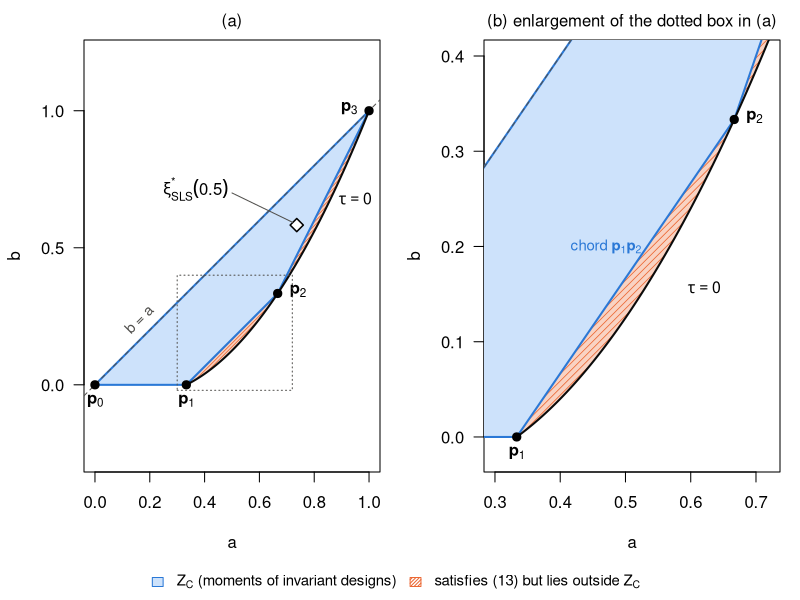

R code for this plot:
## =====================================================================
## Figure 1: the moment polygon Z_C and the positive-definiteness region
## (12) for the SRS model on the cube, k = 3.
##   (a) full view;  (b) enlargement of the lower boundary.
## Self-contained: needs base R only. Output: fig_polygon.pdf
## =====================================================================

k  <- 3
tt <- 0.5                                   # skewness parameter for the marked design

## vertices p_l = (l/k, l(l-1)/(k(k-1))), l = 0, ..., k
l <- 0:k
P <- cbind(a = l / k, b = l * (l - 1) / (k * (k - 1)))

## parabola tau = a + (k-1) b - k a^2 = 0, i.e. b = (k a^2 - a)/(k - 1)
par_b <- function(a) (k * a^2 - a) / (k - 1)

## closed-form reduced R-criterion (13) on the cube
logpsi_cube <- function(a, b, k, t) {
  tau <- a + (k - 1) * b - k * a^2
  if (!(0 < b && b < a && a < 1 && tau > 0)) return(Inf)
  d0 <- (a - b + k * (b - a^2 * t)) / ((1 - t) * tau)
  dq <- (1 + (a^2 - b) / tau) / (a - b)
  log(d0) + k * log(dq) - k * log(a) - k * (k - 1) / 2 * log(b)
}

## R-optimal moments for t = tt: minimise (13) over Z_C, parametrising the
## orbit weights by a softmax so that the moments stay in the polygon
obj <- function(v) {
  w <- exp(c(0, v)); w <- w / sum(w)
  z <- drop(w %*% P)
  logpsi_cube(z[1], z[2], k, tt)
}
fit <- optim(rep(0, k), obj, method = "BFGS", control = list(reltol = 1e-14, maxit = 5000))
w <- exp(c(0, fit$par)); w <- w / sum(w)
z <- drop(w %*% P)                          # (a*, b*) = (0.7362, 0.5828)

## colours (fills light, borders saturated) and drawing helpers
blue_f <- "#cde2fb"; blue <- "#2a78d6"
orng_f <- "#f9d3c3"; orng <- "#eb6834"
ink <- "#0b0b0b"; grey <- "#52514e"

panel <- function(xlim, ylim, main, full) {
  plot(NA, xlim = xlim, ylim = ylim, xlab = "a", ylab = "b", las = 1, main = main,
       font.main = 1, cex.main = 1, asp = if (full) 1 else NA)
  ## strips that satisfy (12) but lie outside Z_C: between tau = 0 and the
  ## lower edges p_l p_{l+1}, l = 1, ..., k - 1 (hatched for print/CVD)
  for (j in 1:(k - 1)) {
    aa <- seq(P[j + 1, 1], P[j + 2, 1], length.out = 300)
    chord <- approx(P[(j + 1):(j + 2), 1], P[(j + 1):(j + 2), 2], aa)$y
    xs <- c(aa, rev(aa)); ys <- c(pmax(par_b(aa), 0), rev(chord))
    polygon(xs, ys, col = orng_f, border = NA)
    polygon(xs, ys, density = if (full) 40 else 20, angle = 45, col = orng,
            border = NA, lwd = 0.8)
  }
  polygon(P[, 1], P[, 2], col = blue_f, border = blue, lwd = 2)     # Z_C
  aa <- seq(1 / k, 1, length.out = 400)
  lines(aa, par_b(aa), lwd = 2, col = ink)                          # tau = 0
  abline(0, 1, lty = 2, col = grey)                                 # b = a
  points(P[, 1], P[, 2], pch = 19, cex = 1.1)
  lab <- sapply(l, function(i) as.expression(bquote(bold(p)[.(i)])))
  text(P[, 1], P[, 2], labels = lab, pos = c(1, 1, 4, 2), offset = 0.6, xpd = TRUE)
}

pdf("../fig_polygon.pdf", width = 7.4, height = 4.2)
par(mfrow = c(1, 2), mar = c(4.2, 4.2, 2, 1), oma = c(2.2, 0, 0, 0))

## (a) full view
panel(c(0, 1), c(-0.06, 1), "(a)", TRUE)
points(z[1], z[2], pch = 23, bg = "white", cex = 1.4, lwd = 1.5)
segments(0.50, 0.70, z[1] - 0.015, z[2] + 0.01, col = grey)
text(0.50, 0.70, expression(xi[SLS]^"*" * (0.5)), pos = 2, offset = 0.2)
text(0.95, 0.68, expression(tau == 0), cex = 0.95)
text(0.16, 0.24, "b = a", srt = 45, col = grey, cex = 0.9)
rect(0.30, -0.02, 0.72, 0.40, lty = 3, border = grey)

## (b) enlargement of the dotted box
panel(c(0.30, 0.72), c(-0.02, 0.40), "(b) enlargement of the dotted box in (a)", FALSE)
text(0.58, 0.155, expression(tau == 0), cex = 0.95, pos = 4)
text(0.47, 0.20, expression("chord " * bold(p)[1] * bold(p)[2]), cex = 0.9, col = blue)

## shared legend below both panels
par(fig = c(0, 1, 0, 1), oma = c(0, 0, 0, 0), mar = c(0, 0, 0, 0), new = TRUE)
plot(0, 0, type = "n", bty = "n", xaxt = "n", yaxt = "n")
legend("bottom", horiz = TRUE, bty = "n", cex = 0.9, xpd = TRUE,
       legend = c(expression(Z[C] * " (moments of invariant designs)"),
                  expression("satisfies (13) but lies outside " * Z[C])),
       fill = c(blue_f, orng), density = c(NA, 40), angle = c(0, 45),
       border = c(blue, orng))
dev.off()

cat(sprintf("R-optimal moments for t = %.1f: a = %.6f, b = %.6f\n", tt, z[1], z[2]))
